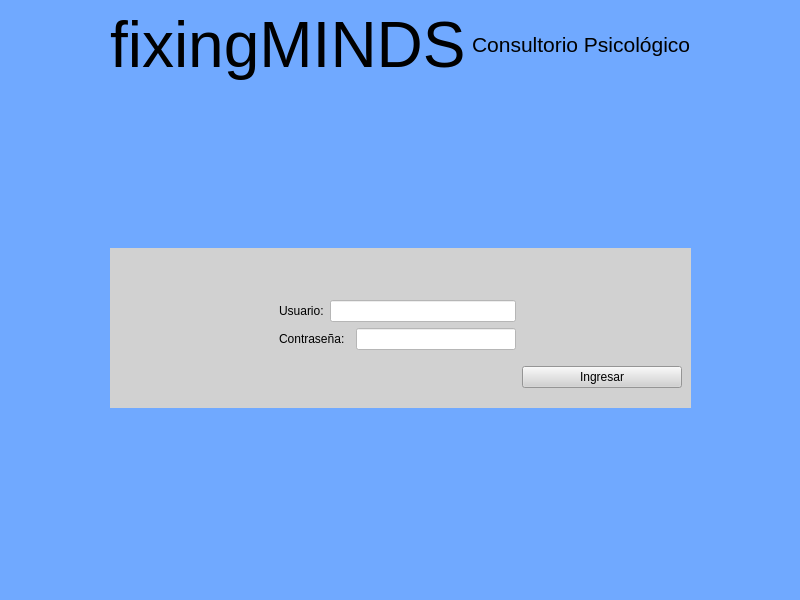
<?xml version="1.0" encoding="UTF-8"?>
<ui version="4.0">
 <class>MainWindow</class>
 <widget class="QMainWindow" name="MainWindow">
  <property name="geometry">
   <rect>
    <x>0</x>
    <y>0</y>
    <width>800</width>
    <height>600</height>
   </rect>
  </property>
  <property name="windowTitle">
   <string>MainWindow</string>
  </property>
  <property name="styleSheet">
   <string notr="true">background-color: rgb(112, 169, 255)</string>
  </property>
  <widget class="QWidget" name="centralwidget">
   <layout class="QGridLayout" name="gridLayout">
    <item row="4" column="2">
     <spacer name="verticalSpacer_3">
      <property name="orientation">
       <enum>Qt::Vertical</enum>
      </property>
      <property name="sizeHint" stdset="0">
       <size>
        <width>20</width>
        <height>40</height>
       </size>
      </property>
     </spacer>
    </item>
    <item row="0" column="1">
     <widget class="QLabel" name="label">
      <property name="maximumSize">
       <size>
        <width>401</width>
        <height>101</height>
       </size>
      </property>
      <property name="font">
       <font>
        <pointsize>48</pointsize>
       </font>
      </property>
      <property name="text">
       <string>fixingMINDS</string>
      </property>
     </widget>
    </item>
    <item row="3" column="0">
     <spacer name="horizontalSpacer_3">
      <property name="orientation">
       <enum>Qt::Horizontal</enum>
      </property>
      <property name="sizeHint" stdset="0">
       <size>
        <width>40</width>
        <height>20</height>
       </size>
      </property>
     </spacer>
    </item>
    <item row="3" column="3">
     <spacer name="horizontalSpacer_4">
      <property name="orientation">
       <enum>Qt::Horizontal</enum>
      </property>
      <property name="sizeHint" stdset="0">
       <size>
        <width>40</width>
        <height>20</height>
       </size>
      </property>
     </spacer>
    </item>
    <item row="3" column="1" colspan="2">
     <widget class="QWidget" name="widget" native="true">
      <property name="styleSheet">
       <string notr="true">
background-color: rgb(209, 209, 209)</string>
      </property>
      <layout class="QGridLayout" name="gridLayout_2">
       <item row="2" column="0">
        <spacer name="horizontalSpacer_2">
         <property name="orientation">
          <enum>Qt::Horizontal</enum>
         </property>
         <property name="sizeHint" stdset="0">
          <size>
           <width>40</width>
           <height>20</height>
          </size>
         </property>
        </spacer>
       </item>
       <item row="2" column="4">
        <spacer name="horizontalSpacer">
         <property name="orientation">
          <enum>Qt::Horizontal</enum>
         </property>
         <property name="sizeHint" stdset="0">
          <size>
           <width>40</width>
           <height>20</height>
          </size>
         </property>
        </spacer>
       </item>
       <item row="1" column="1">
        <widget class="QLabel" name="label_3">
         <property name="text">
          <string>Usuario:</string>
         </property>
         <property name="buddy">
          <cstring>user</cstring>
         </property>
        </widget>
       </item>
       <item row="2" column="3">
        <widget class="QLineEdit" name="password">
         <property name="styleSheet">
          <string notr="true">background-color: rgb(255, 255, 255);</string>
         </property>
         <property name="echoMode">
          <enum>QLineEdit::Password</enum>
         </property>
        </widget>
       </item>
       <item row="1" column="2" colspan="2">
        <widget class="QLineEdit" name="user">
         <property name="styleSheet">
          <string notr="true">background-color: rgb(255, 255, 255);</string>
         </property>
        </widget>
       </item>
       <item row="0" column="2">
        <spacer name="verticalSpacer_2">
         <property name="orientation">
          <enum>Qt::Vertical</enum>
         </property>
         <property name="sizeHint" stdset="0">
          <size>
           <width>20</width>
           <height>40</height>
          </size>
         </property>
        </spacer>
       </item>
       <item row="4" column="3">
        <spacer name="verticalSpacer">
         <property name="orientation">
          <enum>Qt::Vertical</enum>
         </property>
         <property name="sizeHint" stdset="0">
          <size>
           <width>20</width>
           <height>40</height>
          </size>
         </property>
        </spacer>
       </item>
       <item row="2" column="1" colspan="2">
        <widget class="QLabel" name="label_4">
         <property name="text">
          <string>Contraseña:</string>
         </property>
         <property name="buddy">
          <cstring>password</cstring>
         </property>
        </widget>
       </item>
       <item row="4" column="4">
        <widget class="QPushButton" name="enter">
         <property name="text">
          <string>Ingresar</string>
         </property>
        </widget>
       </item>
      </layout>
     </widget>
    </item>
    <item row="0" column="2">
     <widget class="QLabel" name="label_2">
      <property name="maximumSize">
       <size>
        <width>251</width>
        <height>41</height>
       </size>
      </property>
      <property name="font">
       <font>
        <pointsize>16</pointsize>
       </font>
      </property>
      <property name="text">
       <string>Consultorio Psicológico</string>
      </property>
     </widget>
    </item>
    <item row="2" column="1">
     <spacer name="verticalSpacer_4">
      <property name="orientation">
       <enum>Qt::Vertical</enum>
      </property>
      <property name="sizeHint" stdset="0">
       <size>
        <width>20</width>
        <height>40</height>
       </size>
      </property>
     </spacer>
    </item>
   </layout>
  </widget>
  <widget class="QMenuBar" name="menubar">
   <property name="geometry">
    <rect>
     <x>0</x>
     <y>0</y>
     <width>800</width>
     <height>20</height>
    </rect>
   </property>
  </widget>
  <widget class="QStatusBar" name="statusbar"/>
 </widget>
 <tabstops>
  <tabstop>user</tabstop>
  <tabstop>password</tabstop>
  <tabstop>enter</tabstop>
 </tabstops>
 <resources/>
 <connections/>
</ui>
